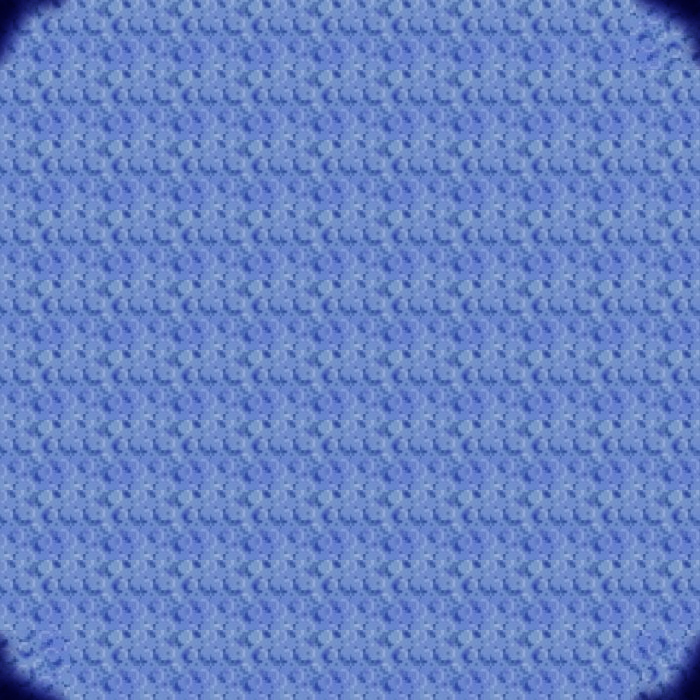

The image is a tile-based game level rendered from a .tmx file. Its description and complete source (layers, tilesets, objects, tile grids) follow:
An orthogonal 10x10 tile map with 70x70 px tiles, 1 tile layer (Слой тайлов 1).

<map version="1.10" tiledversion="1.10.2" orientation="orthogonal" renderorder="right-down" width="10" height="10" tilewidth="70" tileheight="70" infinite="0" nextlayerid="2" nextobjectid="1">
 <tileset firstgid="1" source="bckg.tsx" />
 <layer id="1" name="Слой тайлов 1" width="10" height="10">
  <data encoding="csv">
6,24,24,24,24,24,24,24,24,7,
24,24,24,24,24,24,24,24,24,24,
24,24,24,24,24,24,24,24,24,24,
24,24,24,24,24,24,24,24,24,24,
24,24,24,24,24,24,24,24,24,24,
24,24,24,24,24,24,24,24,24,24,
24,24,24,24,24,24,24,24,24,24,
24,24,24,24,24,24,24,24,24,24,
24,24,24,24,24,24,24,24,24,24,
9,24,24,24,24,24,24,24,24,8
</data>
 </layer>
</map>